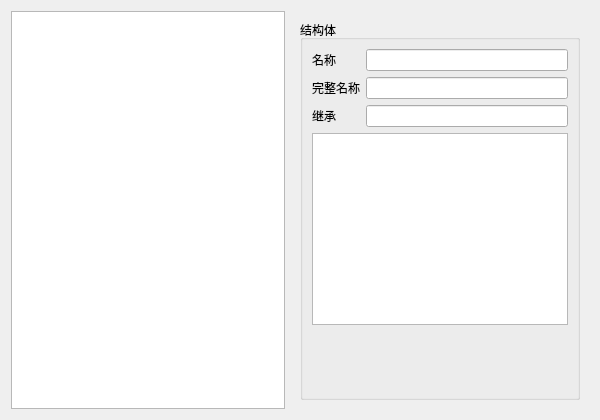
<?xml version="1.0" encoding="UTF-8"?>
<ui version="4.0">
    <class>VisualDesigner</class>
    <widget class="QWidget" name="VisualDesigner">
        <property name="geometry">
            <rect>
                <x>0</x>
                <y>0</y>
                <width>600</width>
                <height>420</height>
            </rect>
        </property>
        <property name="windowTitle">
            <string>VisualDesigner</string>
        </property>
        <layout class="QHBoxLayout" name="horizontalLayout">
            <item>
                <widget class="QTreeView" name="treeView_Project"/>
            </item>
            <item>
                <widget class="QStackedWidget" name="stackedWidget">
                    <property name="currentIndex">
                        <number>1</number>
                    </property>
                    <widget class="QWidget" name="page">
                        <layout class="QVBoxLayout" name="verticalLayout">
                            <item>
                                <widget class="QGroupBox" name="groupBox">
                                    <property name="title">
                                        <string>枚举</string>
                                    </property>
                                    <layout class="QGridLayout" name="gridLayout">
                                        <item row="0" column="0">
                                            <widget class="QLabel" name="label">
                                                <property name="text">
                                                    <string>名称</string>
                                                </property>
                                            </widget>
                                        </item>
                                        <item row="0" column="1">
                                            <widget class="QLineEdit" name="lineEdit"/>
                                        </item>
                                        <item row="1" column="0">
                                            <widget class="QLabel" name="label_2">
                                                <property name="text">
                                                    <string>完整名称</string>
                                                </property>
                                            </widget>
                                        </item>
                                        <item row="1" column="1">
                                            <widget class="QLineEdit" name="lineEdit_2">
                                                <property name="text">
                                                    <string/>
                                                </property>
                                            </widget>
                                        </item>
                                        <item row="2" column="0" colspan="2">
                                            <widget class="QTableWidget" name="tableWidget"/>
                                        </item>
                                        <item row="3" column="1">
                                            <spacer name="verticalSpacer">
                                                <property name="orientation">
                                                    <enum>Qt::Vertical</enum>
                                                </property>
                                                <property name="sizeHint" stdset="0">
                                                    <size>
                                                        <width>20</width>
                                                        <height>40</height>
                                                    </size>
                                                </property>
                                            </spacer>
                                        </item>
                                    </layout>
                                </widget>
                            </item>
                        </layout>
                    </widget>
                    <widget class="QWidget" name="page_2">
                        <layout class="QVBoxLayout" name="verticalLayout_2">
                            <item>
                                <widget class="QGroupBox" name="groupBox_2">
                                    <property name="title">
                                        <string>结构体</string>
                                    </property>
                                    <layout class="QGridLayout" name="gridLayout_2">
                                        <item row="0" column="0">
                                            <widget class="QLabel" name="label_3">
                                                <property name="text">
                                                    <string>名称</string>
                                                </property>
                                            </widget>
                                        </item>
                                        <item row="0" column="1">
                                            <widget class="QLineEdit" name="lineEdit_3"/>
                                        </item>
                                        <item row="1" column="0">
                                            <widget class="QLabel" name="label_4">
                                                <property name="text">
                                                    <string>完整名称</string>
                                                </property>
                                            </widget>
                                        </item>
                                        <item row="1" column="1">
                                            <widget class="QLineEdit" name="lineEdit_4">
                                                <property name="text">
                                                    <string/>
                                                </property>
                                            </widget>
                                        </item>
                                        <item row="2" column="0">
                                            <widget class="QLabel" name="label_5">
                                                <property name="text">
                                                    <string>继承</string>
                                                </property>
                                            </widget>
                                        </item>
                                        <item row="2" column="1">
                                            <widget class="QLineEdit" name="lineEdit_5">
                                                <property name="text">
                                                    <string/>
                                                </property>
                                            </widget>
                                        </item>
                                        <item row="3" column="0" colspan="2">
                                            <widget class="QTableWidget" name="tableWidget_2"/>
                                        </item>
                                        <item row="4" column="1">
                                            <spacer name="verticalSpacer_2">
                                                <property name="orientation">
                                                    <enum>Qt::Vertical</enum>
                                                </property>
                                                <property name="sizeHint" stdset="0">
                                                    <size>
                                                        <width>20</width>
                                                        <height>38</height>
                                                    </size>
                                                </property>
                                            </spacer>
                                        </item>
                                    </layout>
                                </widget>
                            </item>
                        </layout>
                    </widget>
                </widget>
            </item>
        </layout>
    </widget>
    <resources/>
    <connections/>
</ui>
